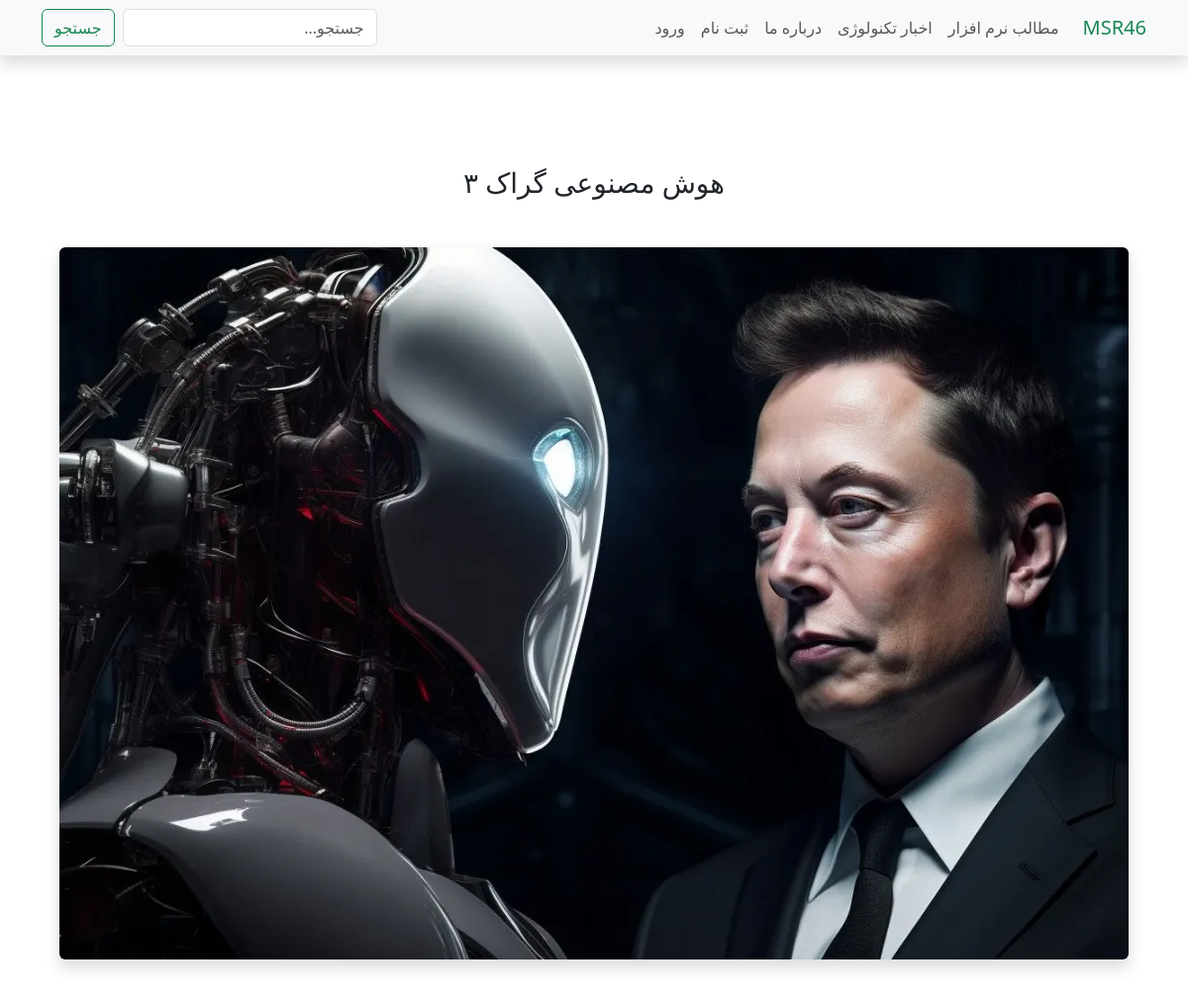
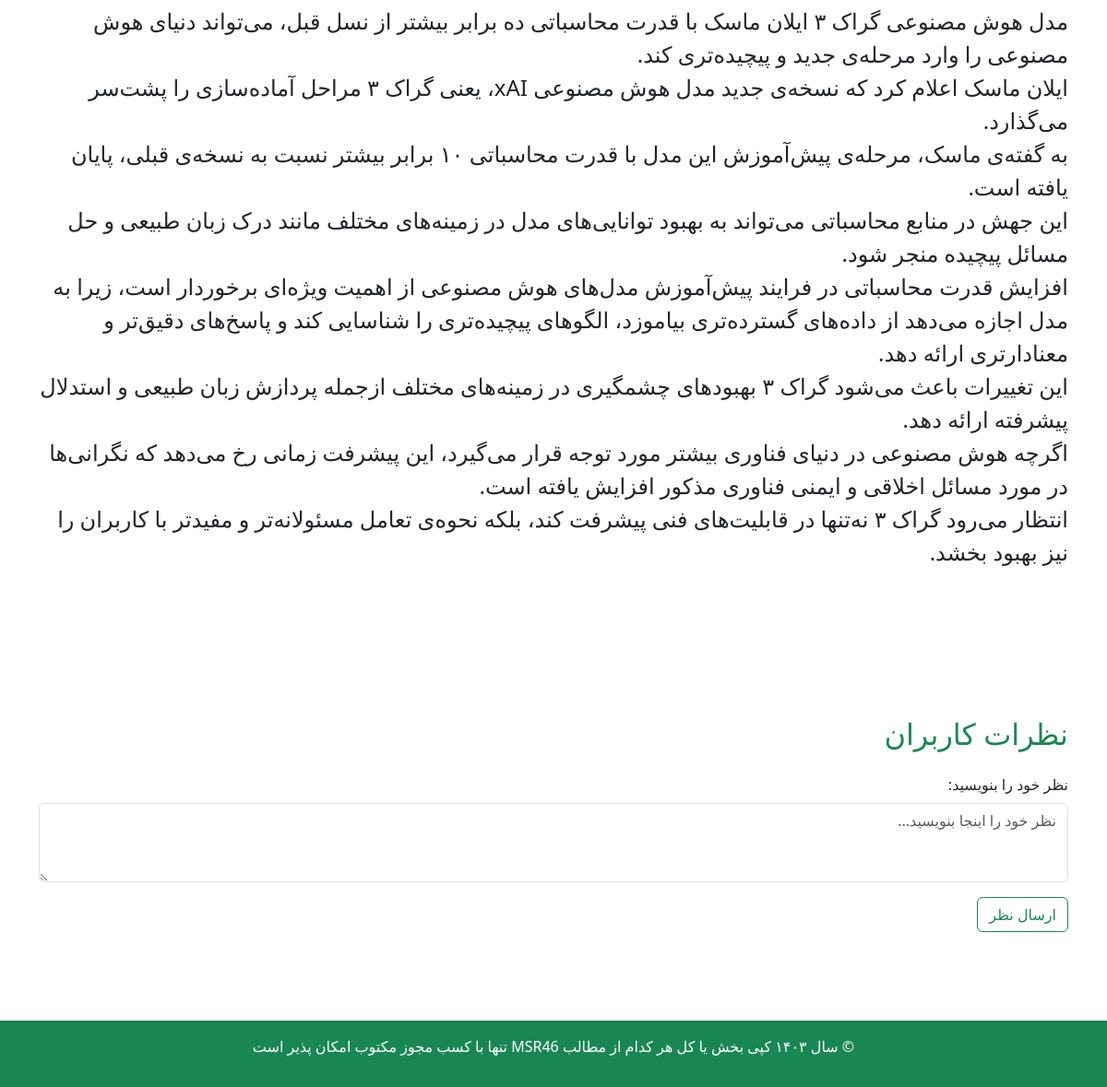
The app's page /shownews.php?id=7 with its own data (2 pictures, top to bottom).
### tables this page shows
CREATE TABLE `news` (
  `imageurl` varchar(255) NOT NULL,
  `title` varchar(255) NOT NULL,
  `content` text NOT NULL,
  `id` int(50) NOT NULL,
  `created_at` timestamp NOT NULL DEFAULT current_timestamp() ON UPDATE current_timestamp()
);

### shownews.php (the view, shortened to what this page needs)
<?php
$id = $_GET['id'];
$link=mysqli_connect("localhost","root","","sign");
$result=mysqli_query($link, "SELECT title, content, imageurl, created_at FROM news WHERE id = $id");
$row=mysqli_fetch_array($result);
    ?>
<!doctype html>
<html lang="fa" dir="rtl">
<head>
  <link rel="stylesheet" href="https://cdn.jsdelivr.net/npm/bootstrap@5.3.3/dist/css/bootstrap.rtl.min.css"
>
  <link rel="stylesheet" href="https://cdn.jsdelivr.net/npm/bootstrap-icons@1.11.3/font/bootstrap-icons.min.css">
</head>
<body>
<?php
    include("header-sl.php")
    ?>
    <div class="container mb-5" style="margin-top: 7rem;">
        <h3 class="text-center mb-4"><?php echo $row['title']; ?></h3>
        <div class="text-center mb-5 pt-4">
            <img class="img-fluid rounded shadow"
                src="<?php echo $row['imageurl']; ?>"
                class="img-fluid" alt="تصویر اصلی">
        </div>
        <div class="fs-4">
        <?php echo str_replace('.', ".<br>", $row['content']); ?>
        </div>
        <div class="row" style="margin-top: 10rem;">
            <div class="col-12">
                <h2 class="text-success">نظرات کاربران</h2>
        <form class="mt-4" method="post" action="sabtcomment.php?id=<?php echo($id); ?>">
          <div class="mb-3">
            <label for="userComment" class="form-label">نظر خود را بنویسید:</label>
            <textarea class="form-control" name="textcom" id="userComment" rows="3"
              placeholder="نظر خود را اینجا بنویسید..."></textarea>
          </div>
          <button type="submit" class="btn btn-outline-success">ارسال نظر</button>
        </form>
            </div>
        </div>
    </div>
    <footer class="bg-success text-white text-center py-3">
        <p>&copy; سال ۱۴۰۳ کپی بخش یا کل هر کدام از مطالب MSR46 تنها با کسب مجوز مکتوب امکان پذیر است</p>
    </footer>
</body>
</html>

### records on screen
news: title "هوش مصنوعی گراک ۳", imageurl (picture), content "مدل هوش مصنوعی گراک ۳ ایلان ماسک با قدرت محاسباتی ده برابر بیشتر از نسل قبل، می‌تواند دنیای هوش مصنوعی را وارد مرحله‌‌ی جدید و پیچیده‌تری کند. ایلان ماسک اعلام کرد که نسخه‌ی جدید مدل هوش مصنوعی xAI، یعنی گراک ۳ مراحل آماده‌سازی را پشت‌سر می‌گذارد. به گفته‌ی ماسک، مرحله‌ی پیش‌آموزش این مدل با قدرت محاسباتی ۱۰ برابر بیشتر نسبت به نسخه‌ی قبلی، پایان یافته است. این جهش در منابع محاسباتی می‌تواند به بهبود توانایی‌های مدل در زمینه‌های مختلف مانند درک زبان طبیعی و حل مسائل پیچیده منجر شود. افزایش قدرت محاسباتی در فرایند پیش‌آموزش مدل‌های هوش مصنوعی از اهمیت ویژه‌ای برخوردار است، زیرا به مدل اجازه می‌دهد از داده‌های گسترده‌تری بیاموزد، الگوهای پیچیده‌تری را شناسایی کند و پاسخ‌های دقیق‌تر و…"
